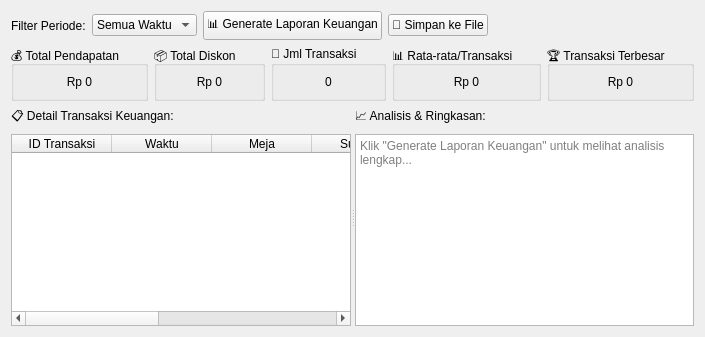
          <widget class="QWidget" name="keuanganSubTab">
           <attribute name="title">
            <string>📈 Laporan Keuangan</string>
           </attribute>
           <layout class="QVBoxLayout" name="keuanganLayout">
            <item>
             <layout class="QHBoxLayout" name="keuanganCtrlRow">
              <item>
               <widget class="QLabel" name="lblKeuPeriode">
                <property name="text">
                 <string>Filter Periode:</string>
                </property>
               </widget>
              </item>
              <item>
               <widget class="QComboBox" name="keuPeriodeCombo">
                <item>
                 <property name="text">
                  <string>Semua Waktu</string>
                 </property>
                </item>
                <item>
                 <property name="text">
                  <string>Hari Ini</string>
                 </property>
                </item>
                <item>
                 <property name="text">
                  <string>Minggu Ini</string>
                 </property>
                </item>
                <item>
                 <property name="text">
                  <string>Bulan Ini</string>
                 </property>
                </item>
               </widget>
              </item>
              <item>
               <widget class="QPushButton" name="btnGenerateLapKeu">
                <property name="text">
                 <string>📊 Generate Laporan Keuangan</string>
                </property>
               </widget>
              </item>
              <item>
               <widget class="QPushButton" name="btnSimpanLapKeu">
                <property name="text">
                 <string>💾 Simpan ke File</string>
                </property>
               </widget>
              </item>
              <item>
               <spacer name="keuCtrlSpacer">
                <property name="orientation">
                 <enum>Qt::Orientation::Horizontal</enum>
                </property>
                <property name="sizeHint" stdset="0">
                 <size>
                  <width>0</width>
                  <height>0</height>
                 </size>
                </property>
               </spacer>
              </item>
             </layout>
            </item>
            <item>
             <layout class="QHBoxLayout" name="keuSummaryRow">
              <item>
               <widget class="QGroupBox" name="keuBox1">
                <property name="title">
                 <string>💰 Total Pendapatan</string>
                </property>
                <layout class="QVBoxLayout">
                 <item>
                  <widget class="QLabel" name="lblKeuTotalPendapatan">
                   <property name="text">
                    <string>Rp 0</string>
                   </property>
                   <property name="alignment">
                    <set>Qt::AlignmentFlag::AlignCenter</set>
                   </property>
                  </widget>
                 </item>
                </layout>
               </widget>
              </item>
              <item>
               <widget class="QGroupBox" name="keuBox2">
                <property name="title">
                 <string>📦 Total Diskon</string>
                </property>
                <layout class="QVBoxLayout">
                 <item>
                  <widget class="QLabel" name="lblKeuTotalDiskon">
                   <property name="text">
                    <string>Rp 0</string>
                   </property>
                   <property name="alignment">
                    <set>Qt::AlignmentFlag::AlignCenter</set>
                   </property>
                  </widget>
                 </item>
                </layout>
               </widget>
              </item>
              <item>
               <widget class="QGroupBox" name="keuBox3">
                <property name="title">
                 <string>🧾 Jml Transaksi</string>
                </property>
                <layout class="QVBoxLayout">
                 <item>
                  <widget class="QLabel" name="lblKeuJmlTranx">
                   <property name="text">
                    <string>0</string>
                   </property>
                   <property name="alignment">
                    <set>Qt::AlignmentFlag::AlignCenter</set>
                   </property>
                  </widget>
                 </item>
                </layout>
               </widget>
              </item>
              <item>
               <widget class="QGroupBox" name="keuBox4">
                <property name="title">
                 <string>📊 Rata-rata/Transaksi</string>
                </property>
                <layout class="QVBoxLayout">
                 <item>
                  <widget class="QLabel" name="lblKeuRataRata">
                   <property name="text">
                    <string>Rp 0</string>
                   </property>
                   <property name="alignment">
                    <set>Qt::AlignmentFlag::AlignCenter</set>
                   </property>
                  </widget>
                 </item>
                </layout>
               </widget>
              </item>
              <item>
               <widget class="QGroupBox" name="keuBox5">
                <property name="title">
                 <string>🏆 Transaksi Terbesar</string>
                </property>
                <layout class="QVBoxLayout">
                 <item>
                  <widget class="QLabel" name="lblKeuTerbesar">
                   <property name="text">
                    <string>Rp 0</string>
                   </property>
                   <property name="alignment">
                    <set>Qt::AlignmentFlag::AlignCenter</set>
                   </property>
                  </widget>
                 </item>
                </layout>
               </widget>
              </item>
             </layout>
            </item>
            <item>
             <widget class="QSplitter" name="keuSplitter">
              <property name="orientation">
               <enum>Qt::Orientation::Horizontal</enum>
              </property>
              <widget class="QWidget" name="keuTablePane">
               <layout class="QVBoxLayout">
                <item>
                 <widget class="QLabel" name="lblKeuTableTitle">
                  <property name="text">
                   <string>📋 Detail Transaksi Keuangan:</string>
                  </property>
                 </widget>
                </item>
                <item>
                 <widget class="QTableWidget" name="laporanKeuTable">
                  <property name="editTriggers">
                   <set>QAbstractItemView::EditTrigger::NoEditTriggers</set>
                  </property>
                  <property name="alternatingRowColors">
                   <bool>true</bool>
                  </property>
                  <property name="selectionBehavior">
                   <enum>QAbstractItemView::SelectionBehavior::SelectRows</enum>
                  </property>
                  <column>
                   <property name="text">
                    <string>ID Transaksi</string>
                   </property>
                  </column>
                  <column>
                   <property name="text">
                    <string>Waktu</string>
                   </property>
                  </column>
                  <column>
                   <property name="text">
                    <string>Meja</string>
                   </property>
                  </column>
                  <column>
                   <property name="text">
                    <string>Subtotal</string>
                   </property>
                  </column>
                  <column>
                   <property name="text">
                    <string>Diskon</string>
                   </property>
                  </column>
                  <column>
                   <property name="text">
                    <string>Total</string>
                   </property>
                  </column>
                  <column>
                   <property name="text">
                    <string>Metode</string>
                   </property>
                  </column>
                 </widget>
                </item>
               </layout>
              </widget>
              <widget class="QWidget" name="keuAnalysisPane">
               <layout class="QVBoxLayout">
                <item>
                 <widget class="QLabel" name="lblKeuAnalysisTitle">
                  <property name="text">
                   <string>📈 Analisis &amp; Ringkasan:</string>
                  </property>
                 </widget>
                </item>
                <item>
                 <widget class="QTextEdit" name="keuAnalysisDisplay">
                  <property name="readOnly">
                   <bool>true</bool>
                  </property>
                  <property name="placeholderText">
                   <string>Klik &quot;Generate Laporan Keuangan&quot; untuk melihat analisis lengkap...</string>
                  </property>
                 </widget>
                </item>
               </layout>
              </widget>
             </widget>
            </item>
           </layout>
          </widget>
